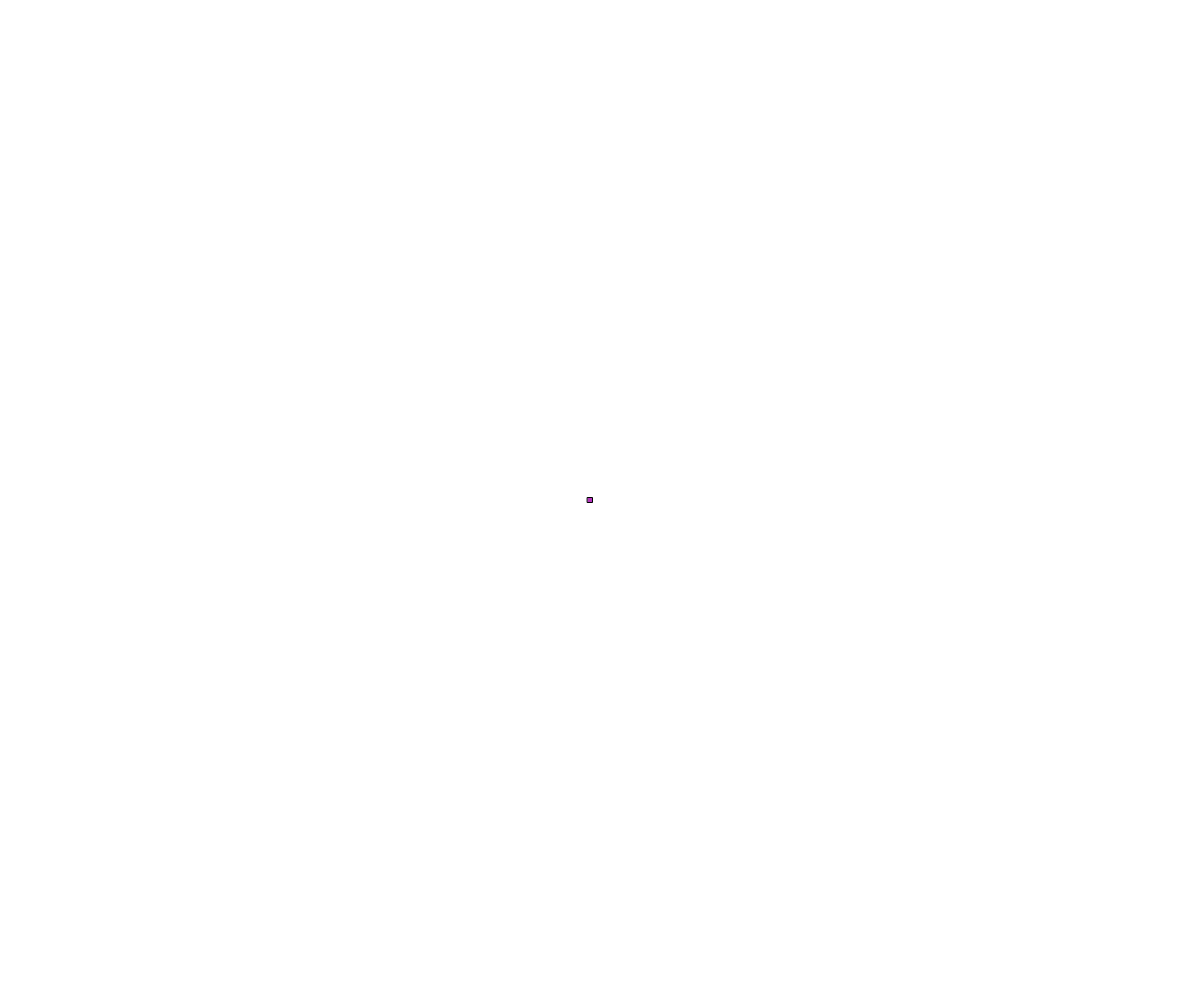
Frame 1 (no input)
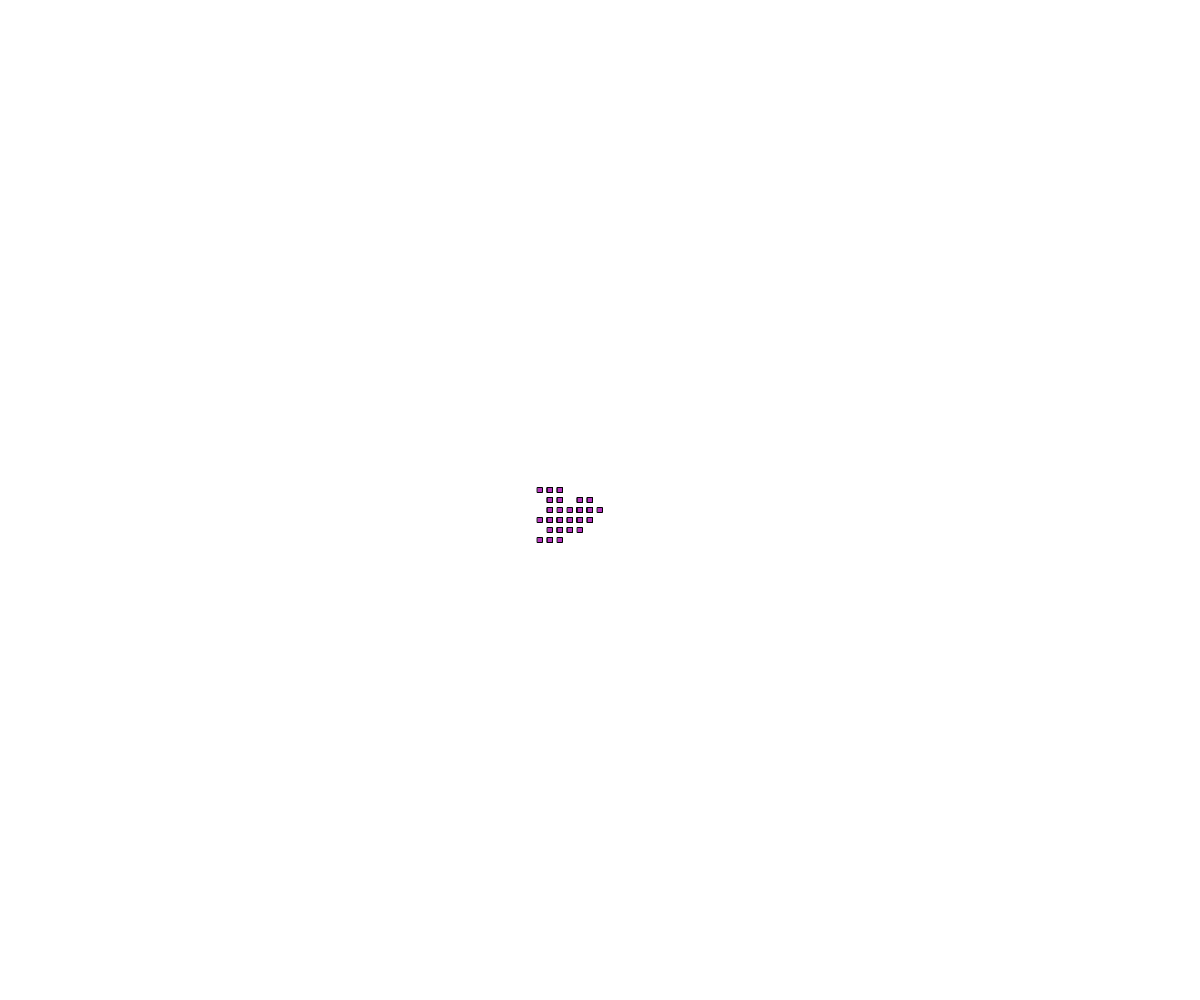
Frame 60 (no input)
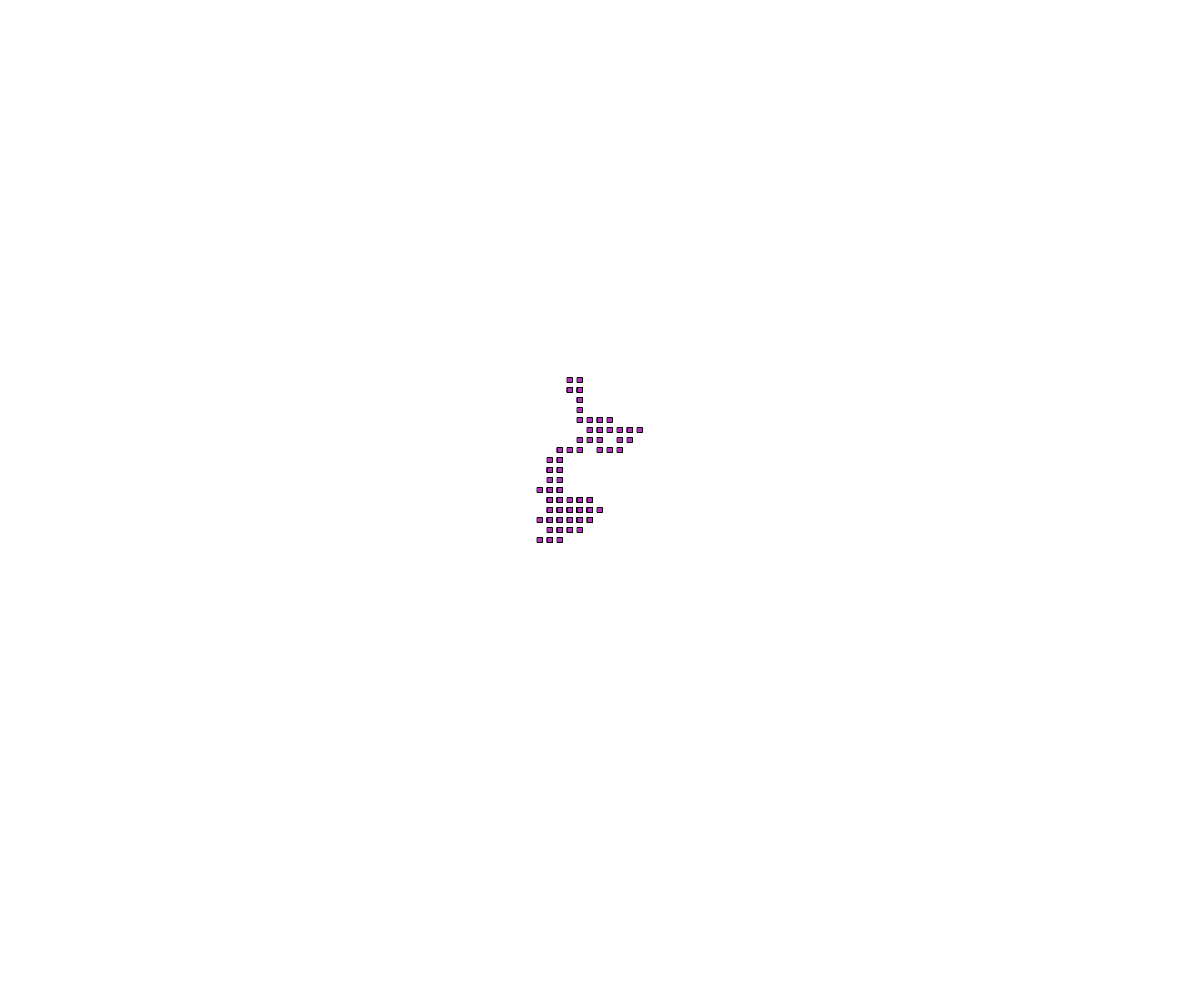
Frame 120 (the mouse pressed at the canvas centre since frame 60)

The p5.js sketch that drew these frames (run headless with seeded random() and noise() and a simulated clock; from frame 60 on, the mouse is pressed at the canvas centre):

// p5.js sketch
// ── sketch.js
let myWalker;
function setup() {
  createCanvas(windowWidth, windowHeight);
  myWalker = new Walker(width/2, height/2);
}

function draw() {
  //background(220);
  myWalker.move();
  myWalker.display();
}


class Walker{
  //Constructor and Class Properties
  constructor(x_, y_){
    this.x = x_;
    this.y = y_;
    this.c = color(random(255),random(255),random(255));
    this.speed = 10;
    this.size = 5;
  }
  //Class Methods
  display(){
    rectMode(CENTER);
    fill(this.c);
    rect(this.x, this.y, this.size, this.size);
  }

  move(){
    let myChoice = Math.floor(random(4));
    print(myChoice);
    if (myChoice === 0){ //RIGHT
      this.x += this.speed;
    }
    else if (myChoice === 1){ //LEFT
      this.x -= this.speed;
    }
    else if (myChoice === 2){ //UP
      this.y -= this.speed;
    }
    else{ //DOWN
      this.y += this.speed;
    }
  }


}
